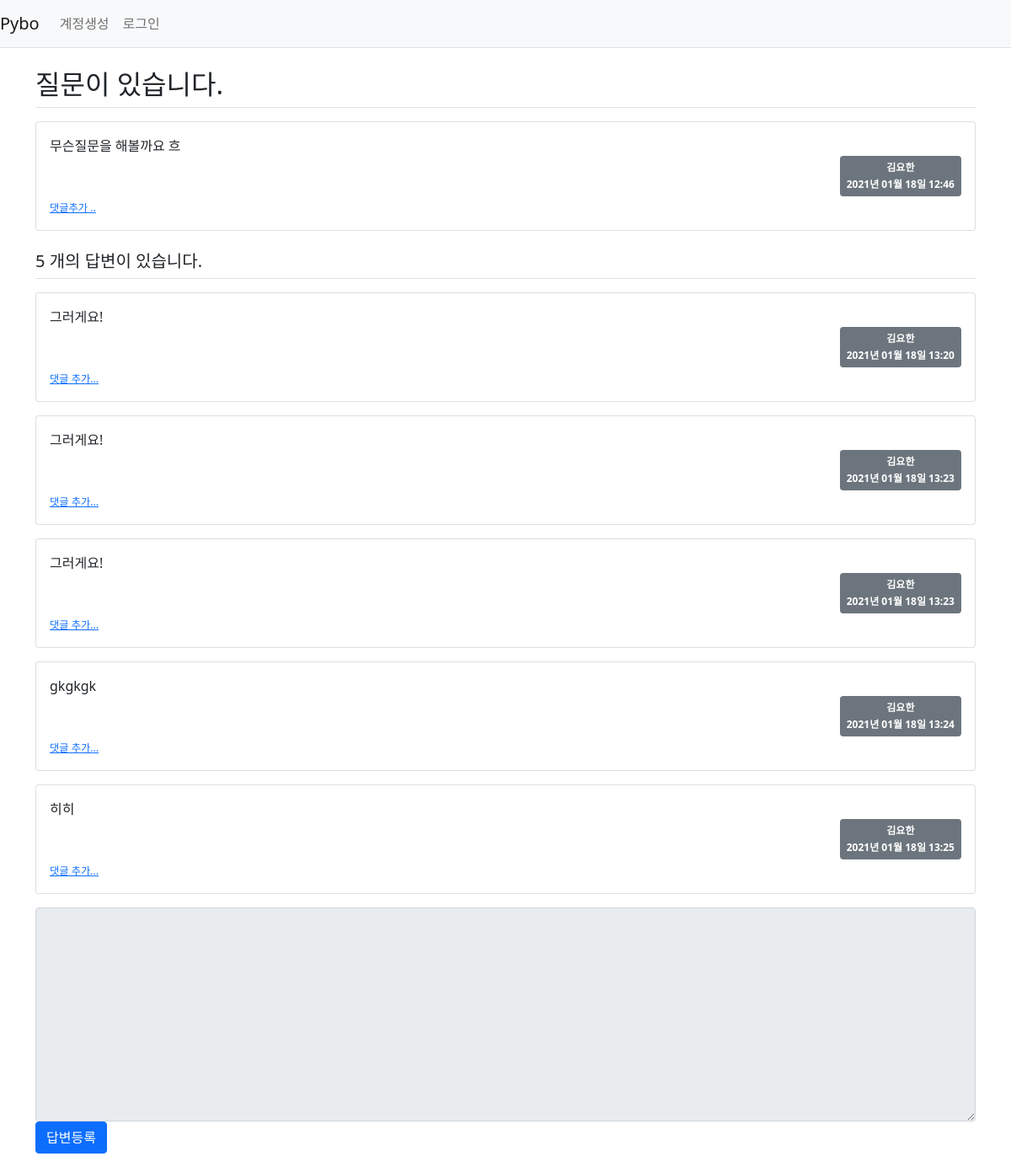
/question/detail/3/, run on the app's committed database.
### pybo/models.py (models this page shows)
class Question(db.Model):
    id = db.Column(db.Integer, primary_key=True)
    subject = db.Column(db.String(200), nullable=False)
    content = db.Column(db.Text(), nullable=False) # 글자수 제한없음 Text
    create_date = db.Column(db.DateTime(), nullable=False)
    user_id = db.Column(db.Integer, db.ForeignKey(
        'user.id', ondelete='CASCADE'), nullable=False) # server_default='1')
    user = db.relationship('User', backref=db.backref('question_set'))
    modify_date = db.Column(db.DateTime(), nullable=True)

class User(db.Model):
    id = db.Column(db.Integer, primary_key=True)
    username = db.Column(db.String(150), unique=True, nullable=False)
    password = db.Column(db.String(200), nullable=False)
    email = db.Column(db.String(120), unique=True, nullable=False)

class Answer(db.Model):
    id = db.Column(db.Integer, primary_key=True )
    question_id = db.Column(db.Integer, db.ForeignKey('question.id', ondelete='CASCADE'))
    question = db.relationship('Question', backref=db.backref('answer_set', ))
    content = db.Column(db.Text(), nullable=False)
    create_date = db.Column(db.DateTime(), nullable=False)
    user_id = db.Column(db.Integer, db.ForeignKey(
        'user.id', ondelete='CASCADE'), nullable=False)
    user = db.relationship('User', backref=db.backref('answer_set'))
    modify_date = db.Column(db.DateTime(), nullable=True)

### pybo/views/question_views.py (the view)
@bp.route('/detail/<int:question_id>/')
def detail(question_id):
    form = AnswerForm()
    question = Question.query.get_or_404(question_id)
    return render_template('questions/question_detail.html', question=question, form=form)

### pybo/forms.py
class AnswerForm(FlaskForm):
    content = TextAreaField('내용', validators=[DataRequired(' 내용은 필수 입력 항목입니다. ')])

### pybo/filter.py (called while the page is built)
def format_datetime(value, fmt='%Y년 %m월 %d일 %H:%M'):
    return value.strftime(fmt)

### pybo/views/auth_views.py (called while the page is built)
@bp.before_app_request
def load_logged_in_user():
    user_id = session.get('user_id')
    if user_id is None:
        g.user = None
    else:
        g.user = User.query.get(user_id)

### pybo/templates/questions/question_detail.html (shortened to what this page needs)
{% extends 'base.html' %}
{% block content %}
<div class="container my-3">
    <h2 class="border-bottom py-2">{{ question.subject }}</h2>
    <div class="card my-3">
        <div class="card-body">
            <div class="card-text" style="white-space: pre-line;">{{ question.content }}</div>
                <div class="d-flex justify-content-end">
                    <span class="badge bg-secondary p-2 text-left">
                        <div class="mb-2">{{ question.user.username }}</div>
                        <div>{{ question.create_date|datetime }}</div>
                    </span>
                </div>
                        <div>
                            <a href="{{ url_for('comment.create_question',
                            question_id=question.id) }}" class="small"><small>댓글추가 ..</small></a>
                        </div>
            </div>
        </div>
        <h5 class="border-bottom my-3 py-2">{{ question.answer_set|length }} 개의 답변이 있습니다.</h5>
        {% for answer in question.answer_set %}
        <div class="card my-3">
            <div class="card-body">
                <div class="card-text" style="white-space: pre-line;">{{ answer.content}}</div>
                    <div class="d-flex justify-content-end">
                        <span class="badge bg-secondary p-2 text-left">
                            <div class="mb-2">{{ answer.user.username }}</div>
                            <div>{{ answer.create_date|datetime }}</div>
                        </span>
                    </div>
            <div>
                <a href="{{ url_for('comment.create_answer', answer_id=answer.id)}}"
                class="small"><small>댓글 추가...</small></a>
            </div>
            </div>
        </div>
    {% endfor %}
    <form action="{{ url_for('answer.create', question_id=question.id) }}" method="post" class="my-3">
        <div class="form-group">
            <textarea {% if not g.user %}disabled{% endif %} name="content" id="content" class="form-control" rows="10" ></textarea>
        </div>
        <input type="submit" value="답변등록" class="btn btn-primary">
    </form>
</div>
{% endblock %}

### data on the page
Question: subject "질문이 있습니다.", content "무슨질문을 해볼까요 흐", create_date "2021년 01월 18일 12:46"
User: user.username "김요한"
Answer: content "그러게요!", user.username "김요한", create_date "2021년 01월 18일 13:20"
Answer: content "그러게요!", user.username "김요한", create_date "2021년 01월 18일 13:23"
Answer: content "그러게요!", user.username "김요한", create_date "2021년 01월 18일 13:23"
Answer: content "gkgkgk", user.username "김요한", create_date "2021년 01월 18일 13:24"
Answer: content "히히", user.username "김요한", create_date "2021년 01월 18일 13:25"

### other printed values
{{ question.answer_set|length }} "5"
